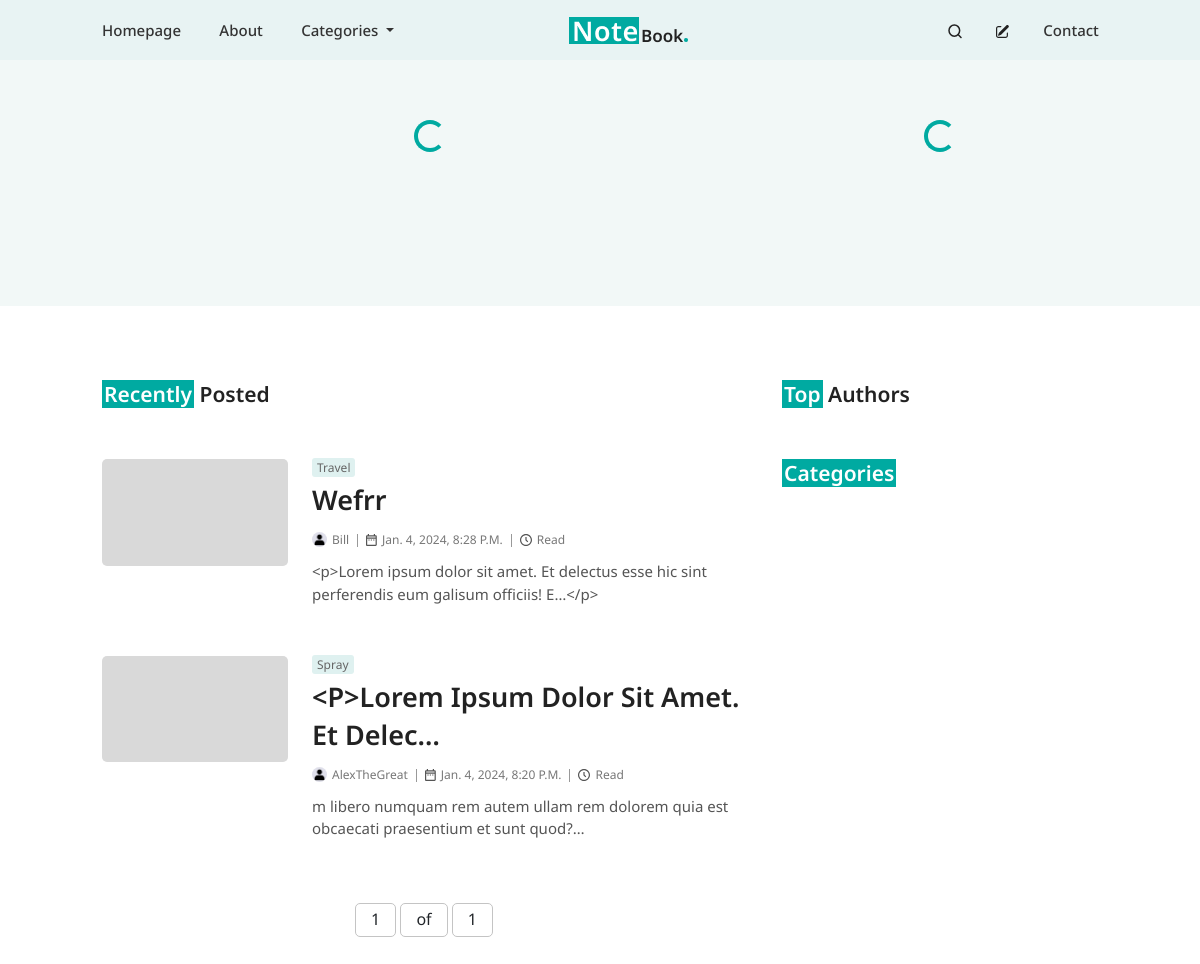
The page / on the database its author committed.
### post/models.py (models this page shows, shortened)
class BlogPost(models.Model):
    author = models.ForeignKey(User, on_delete=models.CASCADE)
    title = models.CharField(max_length=200)
    content = models.TextField()
    category = models.ForeignKey(Category, on_delete=models.CASCADE,null=True)
    tags = models.ManyToManyField(Tag, blank=True, null=True)
    featured_image = models.ImageField(upload_to='featured_images/', default='featured_images/default_image.png', validators=[
                              FileExtensionValidator(['png', 'jpg', 'jpeg', 'gif'])], blank=True, null=True)
    created_at = models.DateTimeField(auto_now_add=True)
    updated_at = models.DateTimeField(auto_now=True)
    is_featured= models.BooleanField(default=False)
    views = models.PositiveIntegerField(default=0)
    banner_after_me=models.BooleanField(default=False)
    class Meta:
        ordering = ['-id']
    @property
    def readtime(self):
        result = of_html(self.content)
        return result.text

class Category(models.Model):
    name = models.CharField(max_length=100)
    def __str__(self):
        return self.name
    class Meta:
        ordering = ['-id']

### profiles/models.py (models this page shows, shortened)
class Profile(models.Model):
    user = models.OneToOneField(User, on_delete=models.CASCADE)
    avatar = models.ImageField(default='avatars/avatar.png', upload_to='avatars',validators=[
                              FileExtensionValidator(['png', 'jpg', 'jpeg', 'gif'])])
    profession = models.CharField(max_length=50, null=True, blank=True)
    about_me = models.CharField(max_length=300, null=True, blank=True)
    facebook_url = models.URLField(validators=[URLValidator()], blank=True, null=True)
    twitter_url = models.URLField(validators=[URLValidator()], blank=True, null=True)
    instagram_url = models.URLField(validators=[URLValidator()], blank=True, null=True)

### post/views.py (the view)
# urls.py: path('', include('post.urls')),
def post(request):
    queryset = BlogPost.objects.all()
    items_per_page = 8
    paginator = Paginator(queryset, items_per_page)
    page = request.GET.get('page')
    try:
        objects = paginator.page(page)
    except PageNotAnInteger:
        objects = paginator.page(1)
    except EmptyPage:
        objects = paginator.page(paginator.num_pages)
    return render (request, 'post.html', {'objects':  objects,} )

### post/templates/post.html (shortened to what this page needs)
{% extends 'base.html' %}
{% load static %}
{% block style %}
<link rel="stylesheet" type='text/css' href={% static 'post.css' %}>
{% endblock style %}
{% block content %}
<div id="first-section">
    <div class="container-fluid">
        <div class="row">
            <div class="col-lg-8">
                <div class="spinner-container text-center">
                    <div id="spinner-for-featured" style="color:#00AAA1" class="spinner-border" role="status">
                    </div>
                </div>
            </div>
            <div class="col-lg-4">
                <div class="spinner-container text-center">
                    <div id="spinner-for-most-popular" style="color:#00AAA1" class="spinner-border" role="status">
                    </div>
                </div>
                <div id="slide-container-popular">
                    <div class="swiper">
                    </div>
                </div>
            </div>
        </div>
    </div>
</div>
<div class="sec-section mt-4">
    <div class="container-fluid">
        <div class="row">
            <div class="col-lg-8 pe-4">
                <h2 class="recent-post-headline">
                    {% if objects %}
                    <h2 class="recent-post-headline">
                        <span class="recent-post-span">Recently</span> Posted
                    </h2>
                    {% endif %}
                </h2>
                <div class="recent-post-container">
                    {% for obj in objects %}
                    <div style="margin-bottom:35px" class="d-flex">
                        <div style="width:30%" class="me-4">
                            <img style="width: 100%; border-radius: 5px; object-fit: cover;"
                                src="{{obj.featured_image.url}}" alt="image">
                        </div>
                        <div style="width:70%" class="">
                            <p style="margin-top:-7px" class="recent-post-category post-category"><span
                                    class="post-category-span">{{obj.category}}</span></p>
                            <h2 class="recent-post-title">{{ obj.title|truncatechars:40 }}</h2>
                            <div class='recent-post-details d-flex'>
                                <div class='d-flex pe-2'>
                                    <img class='recent-post-author-image' alt="author-image"
                                        src="{{obj.author.profile.avatar.url}}" />
                                    <span class="post-details-text">
                                        {{ obj.author.username}}
                                </div>
                                <div class='recent-post-date-container d-flex px-2'>
                                    <span class="post-details-text">
                                        {{obj.created_at}}
                                    </span>
                                </div>
                                <div class="d-flex px-2 recent-post-time-container">
                                    <span class="post-details-text"> {{obj.readtime}} Read </span>
                                </div>
                            </div>
                            <p class="recent-post-content">
                                {{ obj.content|truncatechars_html:90 }}
                            </p>
                        </div>
                    </div>
                    {% endfor %}
                </div>
                <div class="pagination mb-5 mt-3 d-flex justify-content-center">
                    <span class="step-links">
                        <span class="current">
                            <span class="recent-middle-num">{{ objects.number }}</span>
                            <span class="recent-middle-num"> of</span>
                            <span class="recent-middle-num">{{ objects.paginator.num_pages }}</span>
                        </span>
                    </span>
                </div>
            </div>
            <div class="col-lg-4">
                {% include 'sidebar.html' %}
            </div>
        </div>
    </div>
</div>
{% endblock content %}

### templates/base.html (shortened to what this page needs)
{% load static %}
<!doctype html>
<html lang="en">
<head>
    <link href="https://cdn.jsdelivr.net/npm/bootstrap@5.3.2/dist/css/bootstrap.min.css" rel="stylesheet"
>
    <link rel="stylesheet" href="https://cdn.jsdelivr.net/npm/swiper@11/swiper-bundle.min.css" />
    <link rel="stylesheet" type='text/css' href={% static 'base.css' %}>
    {% block style %}
    {% endblock style %}
</head>
<body>
    {% include 'navbar.html' %}
    <div>
        {% block content %}
        {% endblock content %}
    </div>
</body>
</html>

### templates/navbar.html (shortened to what this page needs)
{% load static %}
<head>
    <link rel="stylesheet" type='text/css' href={% static 'navbar.css' %}>
</head>
<div class="custom-navbar">
    <div class="container-fluid">
        <div class="first-div">
            <ul class="custom-left-items">
                <li><a class="desktop-menu" href="">Homepage</a></li>
                <li><a class="desktop-menu" href="">About</a></li>
                <li>
                    <div class="dropdown">
                        <a class="dropdown-toggle  desktop-menu" href="#" role="button" data-bs-toggle="dropdown"
                            aria-expanded="false">
                            Categories
                        </a>
                    </div>
                </li>
            </ul>
        </div>
        <div class="mid-div">
            <div> <img class="logo" style="margin-top:-3px;" src="{% static 'logo.png' %}" alt="logo">
            </div>
        </div>
        <div class="last-div">
            <ul class="custom-right-items">
                <li>
                    <a class="prev-icon" href=""></a>
                </li>
                <li>
                    <a class="prev-icon" href=""></a>
                </li>
                <li><a class="desktop-menu" href="">Contact</a></li>
            </ul>
        </div>
    </div>
</div>

### templates/sidebar.html (shortened to what this page needs)
{% load static %}
<head>
    <link rel="stylesheet" type='text/css' href={% static 'sidebar.css' %}>
</head>
<div class="sidebar">
    <h2 id="top-authors-headline"><span class="top-authors-span">top</span> authors</h2>
    <h2 class='category-headline'><span class="category-span-sidebar">Categories</span> </h2>
</div>

### static/base.css (style rules this page uses)
body { font-family: 'Noto Sans', sans-serif; margin: 0; padding: 0; box-sizing: border-box; }

### post/static/post.css (style rules this page uses)
#first-section { background: #F2F8F7; padding-top: 60px; padding-bottom: 80px }
#first-section .container-fluid { width: 85% !important; }
.post-category { color: #666; font-family: "Noto Sans"; font-size: 12px; font-style: normal; font-weight: 400; line-height: 100%; text-transform: capitalize; border-radius: 3px; margin-bottom: 7px; padding-top: 10px }
.post-category-span { background: #DFF1F0; border-radius: 3px; padding: 1px 5px }
.swiper { margin-top: 40px }
#slide-container-popular { padding-left: 10px }
.sec-section .container-fluid { width: 85% !important; }
.recent-post-container { display: flex; flex-direction: column; }
.recent-post-title { color: #222; font-family: "Noto Sans"; font-size: 27px; font-style: normal; font-weight: 600; line-height: 140%; text-transform: capitalize; margin-bottom: 15px }
.recent-post-author-image { width: 15px; height: 15px; border-radius: 50%; object-fit: cover; margin-top: -2px; }
.recent-post-details .post-details-text { color: #777; font-family: "Noto Sans"; font-size: 12px; font-style: normal; font-weight: 400; line-height: 100%; text-transform: capitalize; margin-left: 5px; }
.recent-post-date-container { border-left: 1px solid #999; }
.recent-post-time-container { border-left: 1px solid #999; }
.recent-post-content { color: #555; font-family: "Noto Sans"; font-size: 15px; font-style: normal; font-weight: 400; line-height: 150%; margin-top: 13px }
.recent-middle-num { padding: 4px 15px 6px 15px; border: 1px solid #C4C4C4; border-radius: 5px; }
.recent-post-headline { color: #222; font-family: "Noto Sans"; font-size: 21px; font-style: normal; font-weight: 600; line-height: 140%; text-transform: capitalize; margin: 50px 0px }
.recent-post-span { color: #FFF; background-color: #00AAA1; padding: 0px 2px; }

### static/navbar.css (style rules this page uses)
.custom-navbar { background: #E8F3F3; height: 60px; line-height: 60px; }
.custom-navbar .container-fluid { display: flex; justify-content: space-between; width: 88%; }
.custom-navbar .custom-left-items { margin: 0; padding: 0; }
.custom-navbar .custom-right-items { margin: 0px 25px 0px 0px; padding: 0; }
.custom-navbar .custom-left-items li { display: inline-block; }
.custom-navbar .custom-right-items li { display: inline-block; }
.custom-navbar li a { color: #333; font-family: "Noto Sans"; font-size: 15px; font-style: normal; font-weight: 500; line-height: 100%; text-transform: capitalize; text-decoration: none; margin-left: 30px }
.logo { margin-left: -55px }
@media screen and (max-width: 1600px) { .custom-navbar .container-fluid { width: 89%; } }
@media screen and (max-width: 1366px) { .custom-navbar .container-fluid { width: 90%; } }

### static/sidebar.css (style rules this page uses)
#top-authors-headline { color: #222; font-family: "Noto Sans"; font-size: 21px; font-style: normal; font-weight: 600; line-height: 140%; text-transform: capitalize; margin: 50px 0px; margin-bottom: 40px; }
.top-authors-span { color: #FFF; background-color: #00AAA1; padding: 0px 2px; }
.category-headline { font-family: "Noto Sans"; font-size: 21px; font-style: normal; font-weight: 600; line-height: 140%; text-transform: capitalize; margin-top: 50px; margin-bottom: 30px; }
.category-span-sidebar { color: #FFF; background-color: #00AAA1; padding: 0px 2px; }

### rows shown on the page
BlogPost: featured_image (placeholder picture), category "Travel", title "Wefrr", author.profile.avatar (placeholder picture), author.username "Bill", created_at "Jan. 4, 2024, 8:28 P.m.", content "<p>Lorem ipsum dolor sit amet. Et delectus esse hic sint perferendis eum galisum officiis! E…</p>"
BlogPost: featured_image (placeholder picture), category "Spray", title "<p>Lorem Ipsum Dolor Sit Amet. Et Delec…", author.profile.avatar (placeholder picture), author.username "AlexTheGreat", created_at "Jan. 4, 2024, 8:20 P.m.", content "m libero numquam rem autem ullam rem dolorem quia est obcaecati praesentium et sunt quod?…"

### other values the page prints
{{ objects.number }} "1"
{{ objects.paginator.num_pages }} "1"
